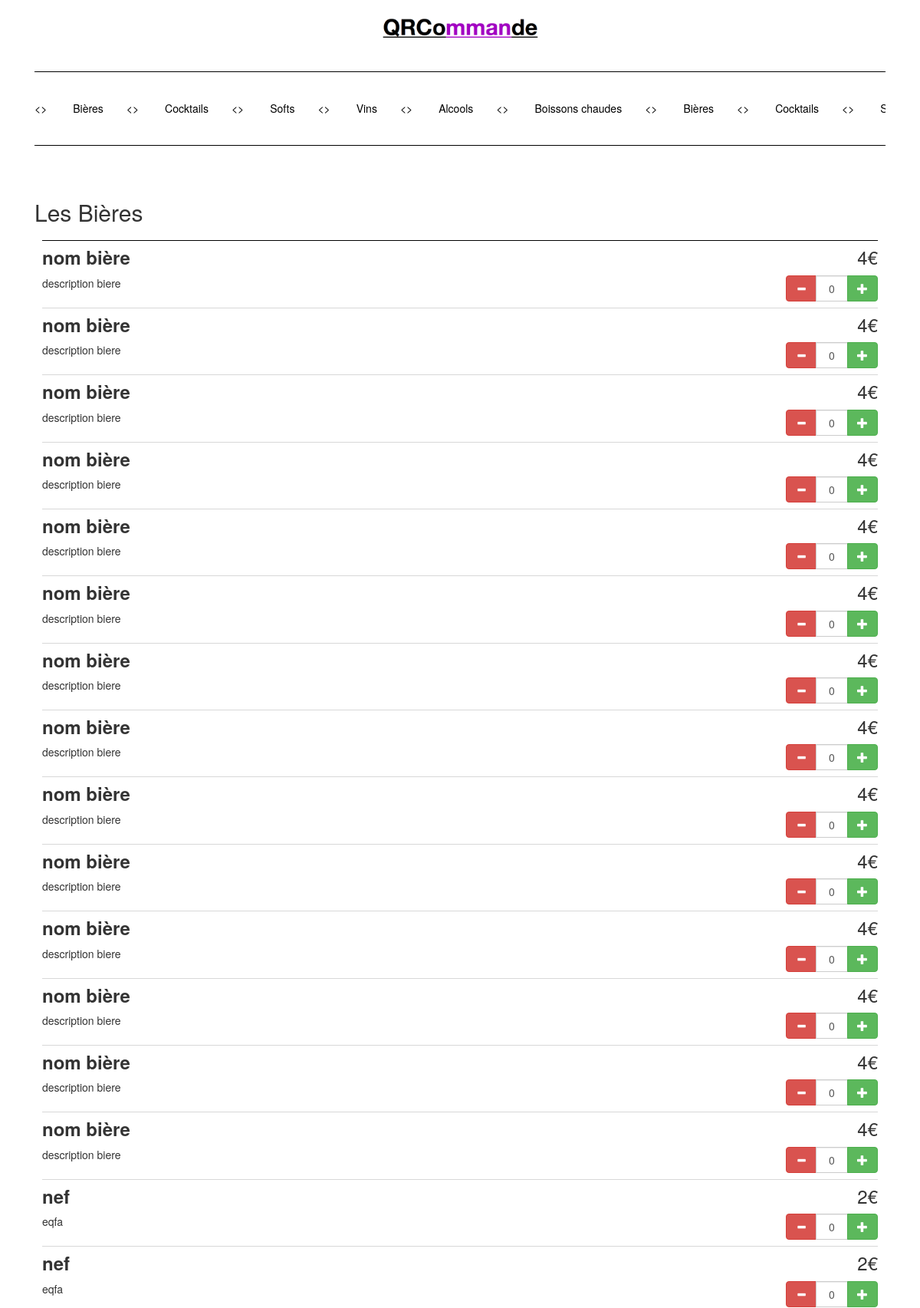
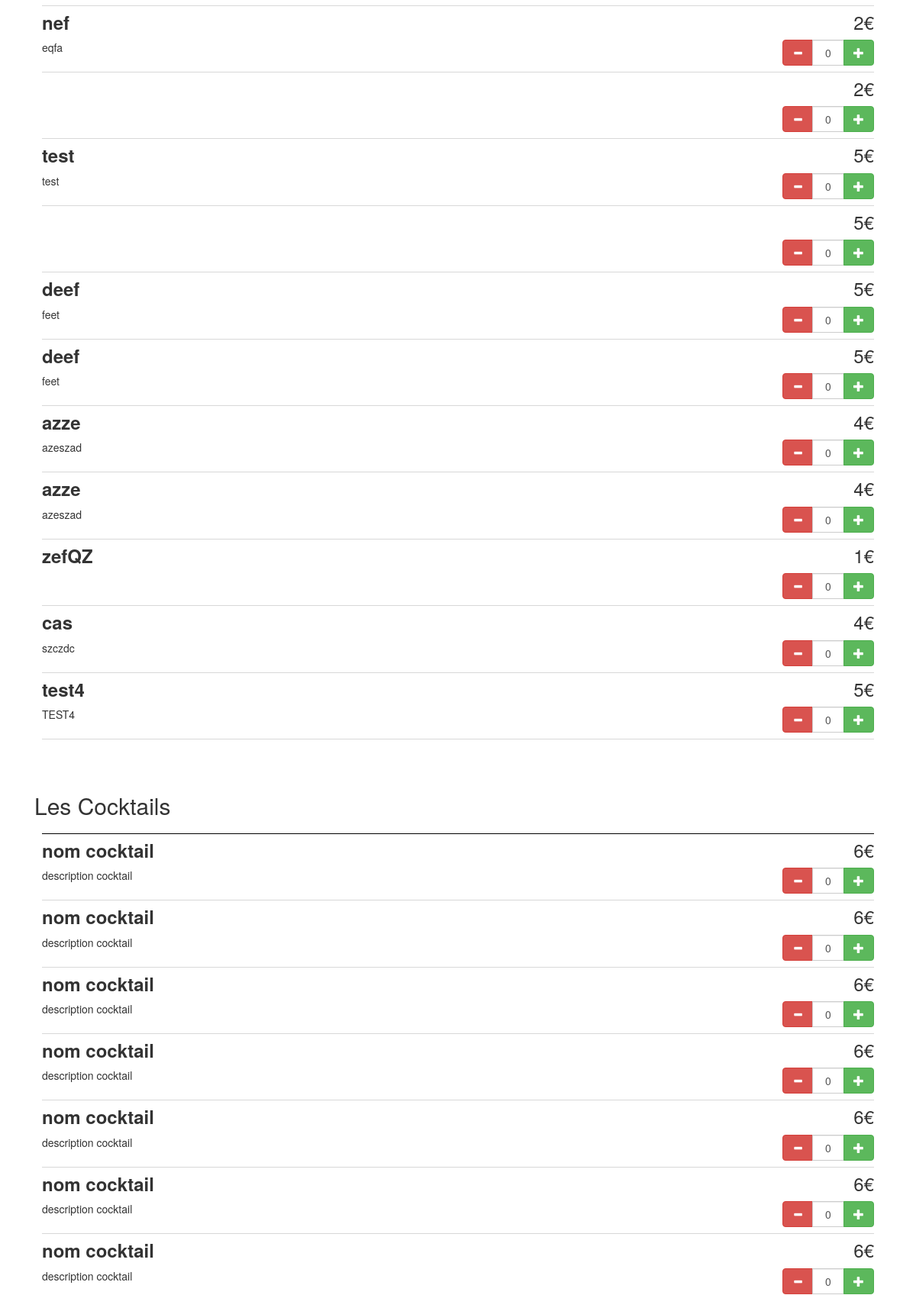
The page / (upper part) on the database its author committed (2 pictures, top to bottom).
### app/models.py (models this page shows)
class Biere(db.Model):
    id = db.Column(db.Integer, primary_key=True)
    nom = db.Column(db.String(50))
    description = db.Column(db.String(200))
    prix = db.Column(db.Integer)
    en_stock = db.Column(db.Boolean)

class Cocktail(db.Model):
    id = db.Column(db.Integer, primary_key=True)
    nom = db.Column(db.String(50))
    description = db.Column(db.String(200))
    prix = db.Column(db.Integer)
    en_stock = db.Column(db.Boolean)

### app/controllers.py (the view)
@module_home.route('/', methods=['GET'])
def index_common():
    bieres = Biere.query.all()
    cocktails = Cocktail.query.all()
    softs = Soft.query.all()
    alcohols = Alcohol.query.all()
    vins = Vin.query.all()
    boissons_chaudes = BoissonChaude.query.all()
    return render_template('index.html',
                           bieres=bieres,
                           cocktails=cocktails,
                           softs=softs,
                           alcohols=alcohols,
                           vins=vins,
                           boissons_chaudes=boissons_chaudes)

### app/templates/index.html (shortened to what this page needs)
<!DOCTYPE html>
<html lang="en">
<head>
    <link href="https://maxcdn.bootstrapcdn.com/bootstrap/4.0.0/css/bootstrap.min.css"
          rel="stylesheet">
    <link href="//maxcdn.bootstrapcdn.com/font-awesome/4.1.0/css/font-awesome.min.css" rel="stylesheet">
    <link href="{{ url_for('static', filename='css/style.css') }}" rel="stylesheet">
    <link href="//netdna.bootstrapcdn.com/bootstrap/3.1.0/css/bootstrap.min.css" rel="stylesheet" id="bootstrap-css">
</head>
<body>
    <div class="container">
        <div class="row">
            <div class="col text-center img-fluid">
                <img src="{{ url_for('static', filename='img/logo.png') }}" class="rounded padding20" width="250px">
            </div>
        </div>
        <div class="hr1"></div>
        <h5 style="text-align: center">
            <div class="scrollmenu navlist"><>
                <a href="#biere">Bières</a><>
                <a href="#cocktail">Cocktails</a><>
                <a href="#soft">Softs</a><>
                <a href="#vin">Vins</a><>
                <a href="#alcohol">Alcools</a><>
                <a href="#boisson_chaude">Boissons chaudes</a><>
                <a href="#biere">Bières</a><>
                <a href="#cocktail">Cocktails</a><>
                <a href="#soft">Softs</a><>
            </div>
        </h5>
        <div class="hr1"></div>
        <h2 id="biere">Les Bières</h2>
        <div class="margin10">
            {% for biere in bieres %}
                {% if loop.first %}
                    <div class="hr1"></div>
                {% else %}
                    <div class="hr2"></div>
                {% endif %}
                <div class="row">
                    <h3 class="col bold martop8">{{ biere.nom }}</h3>
                    <h3 class="col-2 martop8 right">{{ biere.prix }}€</h3>
                </div>
                <div class="row">
                    <div class="col">{{ biere.description }}</div>
                    {% set produit = biere.nom %}
                    <div class="howmany col-md-auto">
                        <div class="input-group">
                            <span class="input-group-btn">
                                <button type="button" class="btn btn-danger btn-number"  data-type="minus"
                                        data-field="quant_{{ produit }}">
                                    <span class="glyphicon glyphicon-minus"></span>
                                </button>
                            </span>
                            <input type="text" name="quant_{{ produit }}" class="form-control input-number center"
                                   value="0" min="0" max="9">
                            <span class="input-group-btn">
                                <button type="button" class="btn btn-success btn-number" data-type="plus"
                                        data-field="quant_{{ produit }}">
                                    <span class="glyphicon glyphicon-plus"></span>
                                </button>
                            </span>
                        </div>
                    </div>
                </div>
                {% if loop.last %}
                    <div class="hr2"></div>
                {% endif %}
            {% endfor %}
        </div>
        <h2 id="cocktail">Les Cocktails</h2>
        <div class="margin10">
            {% for cocktail in cocktails %}
                {% if loop.first %}
                    <div class="hr1"></div>
                {% else %}
                    <div class="hr2"></div>
                {% endif %}
                <div class="row">
                    <h3 class="col bold martop8">{{ cocktail.nom }}</h3>
                    <h3 class="col-2 martop8 right" >{{ cocktail.prix }}€</h3>
                </div>
                <div class="row">
                    <div class="col">{{ cocktail.description }}</div>
                    {% set produit = cocktail.nom %}
                    <div class="howmany col-md-auto">
                        <div class="input-group">
                            <span class="input-group-btn">
                                <button type="button" class="btn btn-danger btn-number"  data-type="minus"
                                        data-field="quant_{{ produit }}">
                                    <span class="glyphicon glyphicon-minus"></span>
                                </button>
                            </span>
                            <input type="text" name="quant_{{ produit }}" class="form-control input-number center"
                                   value="0" min="0" max="9">
                            <span class="input-group-btn">
                                <button type="button" class="btn btn-success btn-number" data-type="plus"
                                        data-field="quant_{{ produit }}">
                                    <span class="glyphicon glyphicon-plus"></span>
                                </button>
                            </span>
                        </div>
                    </div>
                </div>
            {% endfor %}
        </div>
    </div>
</body>
</html>

### app/static/css/style.css (style rules this page uses)
.martop8 { margin-top: 8px; }
.howmany { width: 150px; margin-bottom: 8px; }
.navlist { text-decoration: none; color: black }
.margin10 { margin-left: 10px; margin-right: 10px }
.right { text-align: right; }
.center { text-align: center; }
.bold { font-weight: bold; }
div.scrollmenu { background-color: white; overflow: auto; white-space: nowrap; }
div.scrollmenu a { display: inline-block; color: black; text-align: center; padding: 30px; text-decoration: none; }
.hr1 { width: 100%; height: 1px; background-color: black; }
.hr2 { width: auto; height: 1px; background-color: #D8D8D8; }
.padding20 { padding: 20px; }

### rows shown on the page
Biere: nom "nom bière", prix "4", description "description biere"
Biere: nom "nom bière", prix "4", description "description biere"
Biere: nom "nom bière", prix "4", description "description biere"
Biere: nom "nom bière", prix "4", description "description biere"
Biere: nom "nom bière", prix "4", description "description biere"
Biere: nom "nom bière", prix "4", description "description biere"
Biere: nom "nom bière", prix "4", description "description biere"
Biere: nom "nom bière", prix "4", description "description biere"
Biere: nom "nom bière", prix "4", description "description biere"
Biere: nom "nom bière", prix "4", description "description biere"
Biere: nom "nom bière", prix "4", description "description biere"
Biere: nom "nom bière", prix "4", description "description biere"
Biere: nom "nom bière", prix "4", description "description biere"
Biere: nom "nom bière", prix "4", description "description biere"
Biere: nom "nef", prix "2", description "eqfa"
Biere: nom "nef", prix "2", description "eqfa"
Biere: nom "nef", prix "2", description "eqfa"
Biere: prix "2"
Biere: nom "test", prix "5", description "test"
Biere: prix "5"
Biere: nom "deef", prix "5", description "feet"
Biere: nom "deef", prix "5", description "feet"
Biere: nom "azze", prix "4", description "azeszad"
Biere: nom "azze", prix "4", description "azeszad"
Biere: nom "zefQZ", prix "1"
Biere: nom "cas", prix "4", description "szczdc"
Biere: nom "test4", prix "5", description "TEST4"
Cocktail: nom "nom cocktail", prix "6", description "description cocktail"
Cocktail: nom "nom cocktail", prix "6", description "description cocktail"
Cocktail: nom "nom cocktail", prix "6", description "description cocktail"
Cocktail: nom "nom cocktail", prix "6", description "description cocktail"
Cocktail: nom "nom cocktail", prix "6", description "description cocktail"
Cocktail: nom "nom cocktail", prix "6", description "description cocktail"
Cocktail: nom "nom cocktail", prix "6", description "description cocktail"
